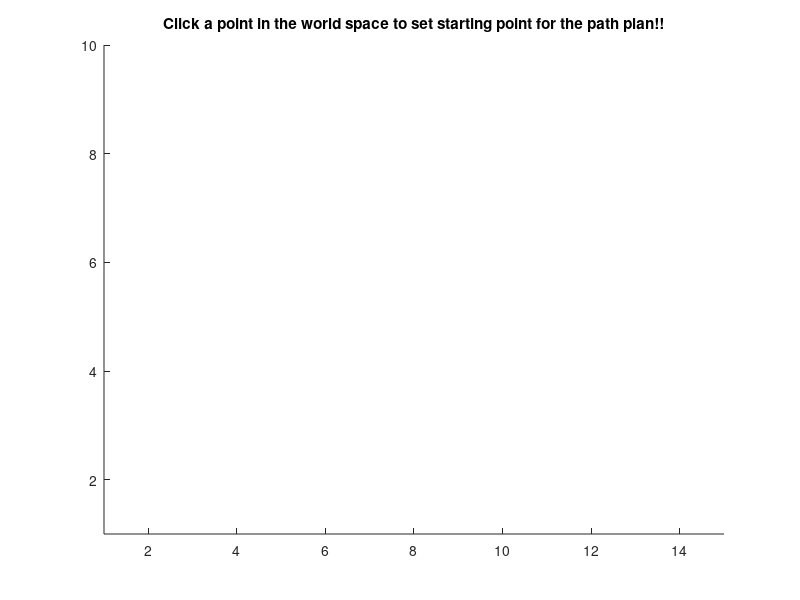

Here is the MATLAB script that generated this plot: (Note: this script raises an error after producing the figure.)
%% Anirudh Topiwala (UID: 115192386)
%% Project 3. (part 3)
function [] = drawobstaclespace()

 %% Draw GUI = World space with Obstacles
 
%  figure('units','normalized','outerposition',[0 0 1 1])
hold on
title('Click a point in the world space to set starting point for the path plan!!');
% grid on
axis([1 15 1 10])
% set(gca,'xtick',0:10:250,'ytick',0:10:150)
ax = gca;
ax.XTick = [0:0.5:15];
ax.YTick = [0:0.5:10];
% grid on
% grid minor

% Square 1
xsquare1= [1.575,1.575,2.375,2.375];
ysquare1=[7.375,9.375,9.375,7.375];

% Square 2
xsquare2= [2.775,2.775,3.575,3.575];
ysquare2=[7.375,9.375,9.375,7.375];

% Square 3
xsquare3= [12.05,12.05,13.65,13.65];
ysquare3=[8.55,9.65,9.65,8.55];

% Square 4
xsquare4= [14.05,14.05,14.85,14.85];
ysquare4=[4.275,6.275,6.275,4.275];

% Square 5
xsquare5= [14.05,14.05,14.85,14.85];
ysquare5=[2.275,4.275,4.275,2.275];

% Square 6
xsquare6= [5.5525,5.5525,7.1525,7.1525];
ysquare6=[4.2,5.8,5.8,4.2];

% Square 7
xsquare7= [9.3,9.3,10.9,10.9];
ysquare7=[4.2,5.8,5.8,4.2];

% Circle 6 and 7
r= 0.8;
xc61= 6.3525; yc61= 5.8; 
xc62= 6.3525; yc62= 4.2;

xc71= 10.1; yc71= 5.8; 
xc72= 10.1; yc72= 4.2;



% Draw


filledCircle([xc61,yc61],r,1000,'b'); 
filledCircle([xc62,yc62],r,1000,'b'); 
filledCircle([xc71,yc71],r,1000,'b'); 
filledCircle([xc72,yc72],r,1000,'b'); 



fill(xsquare1,ysquare1,'b');
fill(xsquare2,ysquare2,'b');
fill(xsquare3,ysquare3,'b');
fill(xsquare4,ysquare4,'b');
fill(xsquare5,ysquare5,'b');
fill(xsquare6,ysquare6,'b');
fill(xsquare7,ysquare7,'b');


% drawcircle(xc61,yc61,r);
% drawcircle(xc62,yc62,r);
% drawcircle(xc71,yc71,r);
% drawcircle(xc72,yc72,r);






% hold off;






end